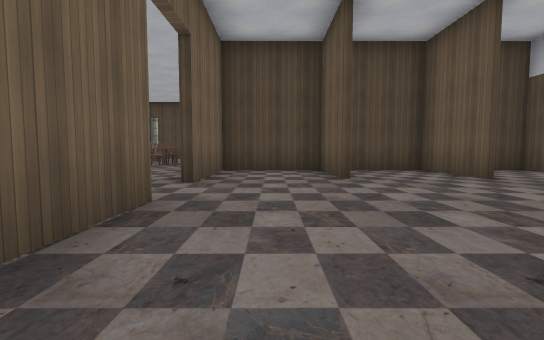
view 1 (above)

24 first-person views from a walk through a level from a Godot 3-D game. The camera is 1.2 m above the floor, tilts 4° down and sees 85° across. The floor is counted in squares, 2.4 m on a side. Each view is taken from the middle of a square. On the plan, view 1 faces up. The plan holds only what a view shows up to about 9 squares ahead; the rest is blank. The place goes on beyond the plan. Some surface patterns are stand-ins.

view 2
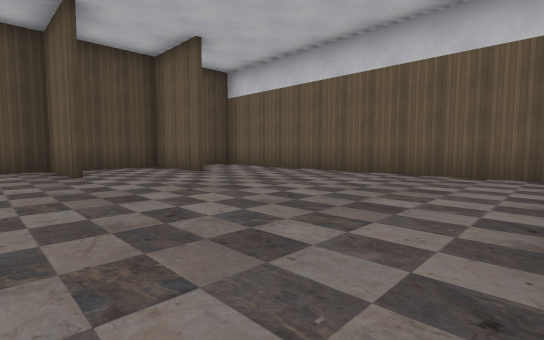

view 3
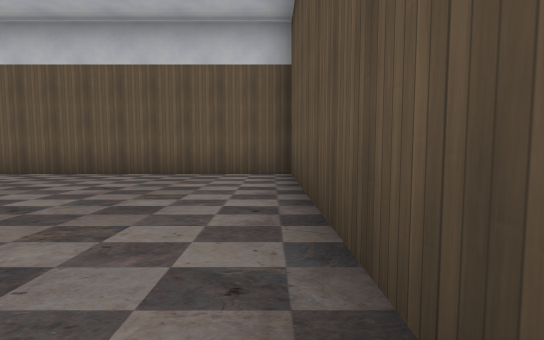

view 4
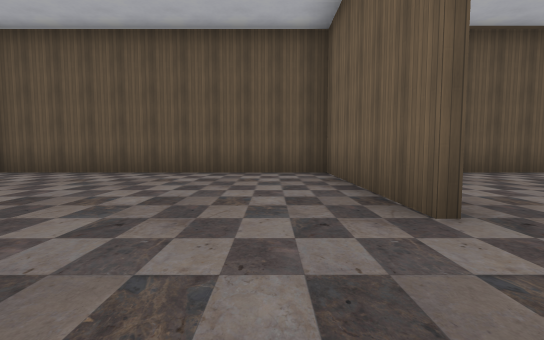

view 5
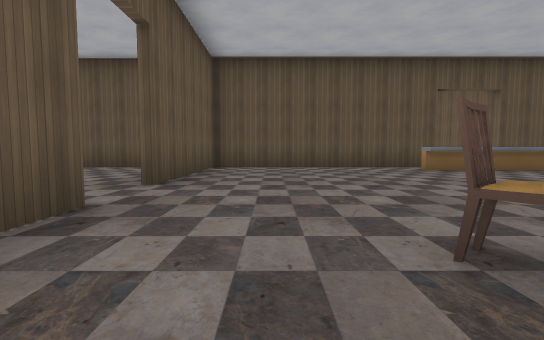

view 6
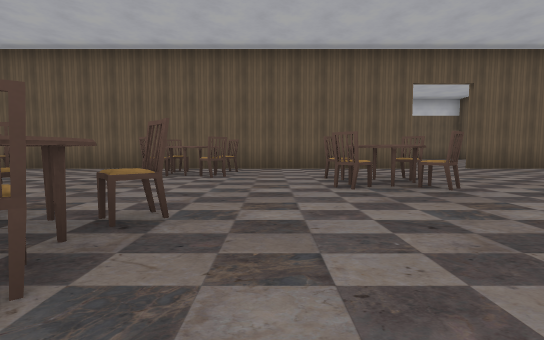

view 7
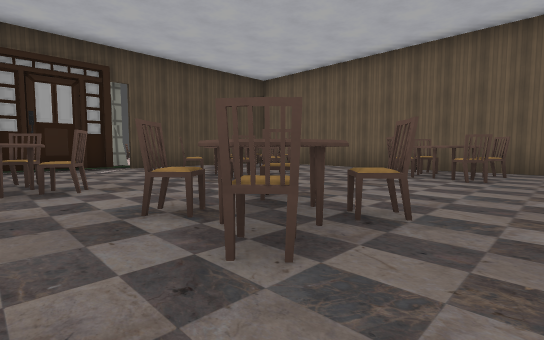

view 8
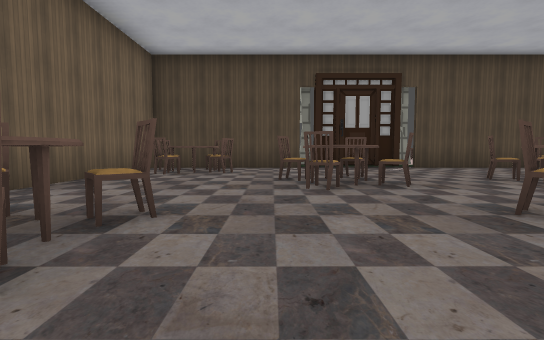

view 9
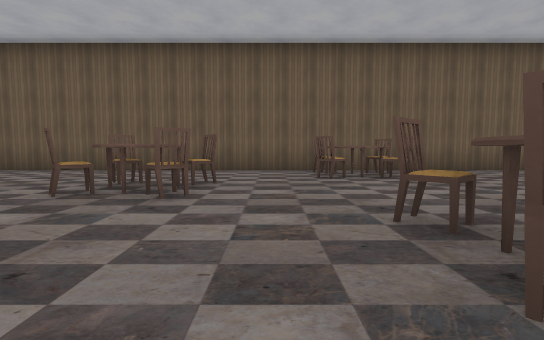

view 10
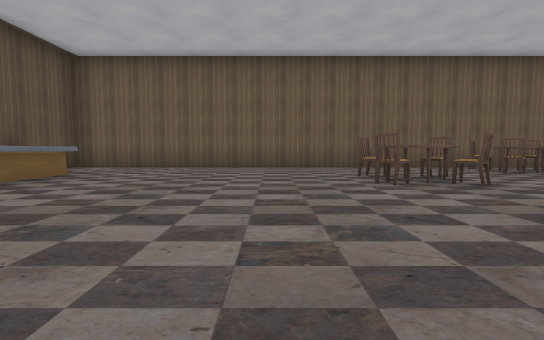

view 11
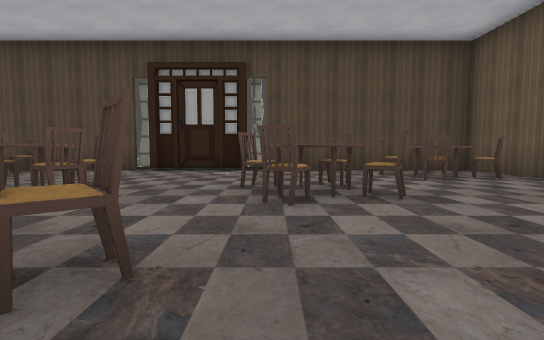

view 12
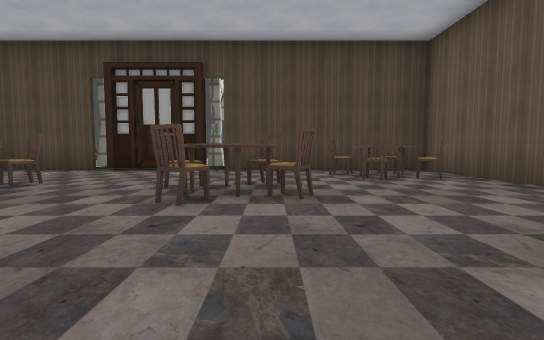

view 13
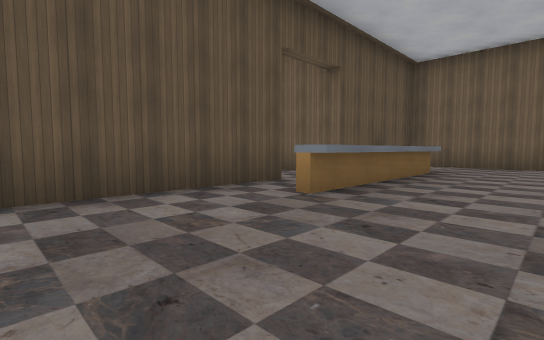

view 14
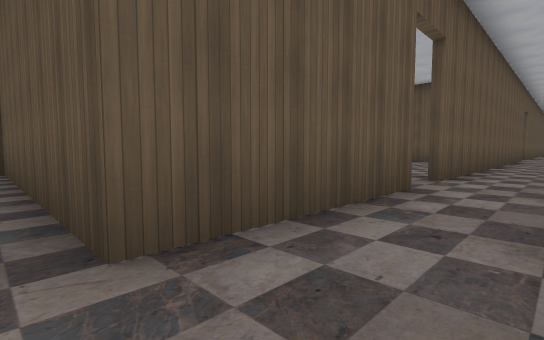

view 15
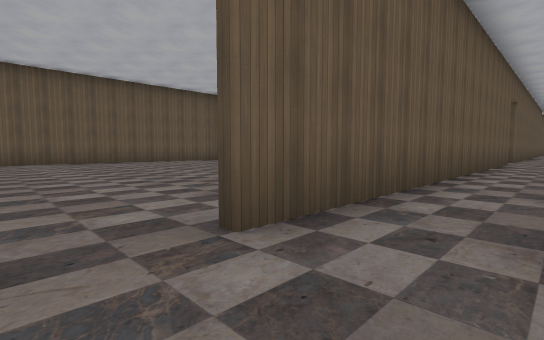

view 16
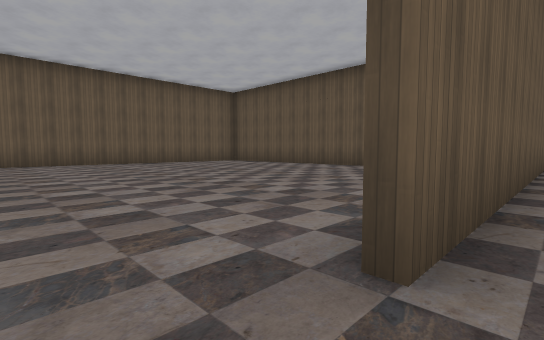

view 17
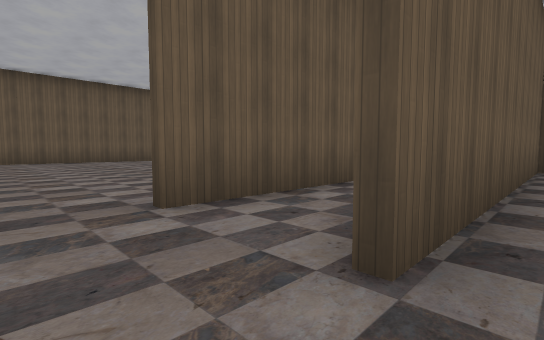

view 18
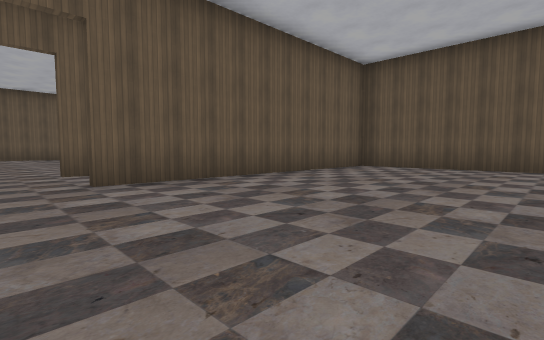

view 19
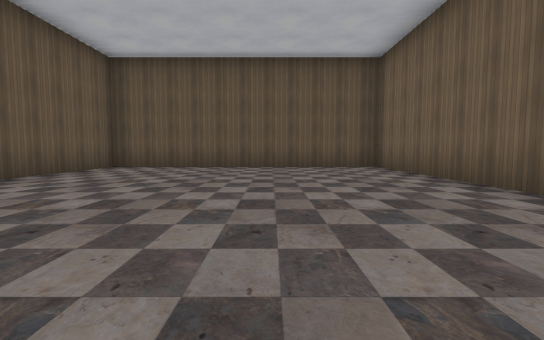

view 20
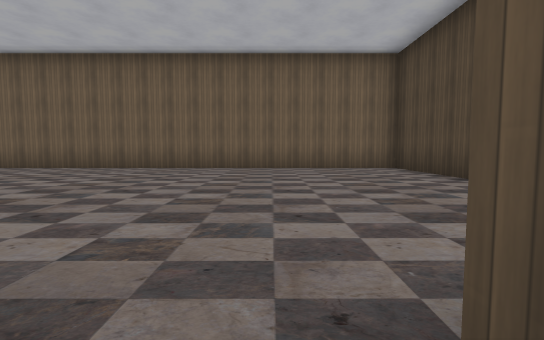

view 21
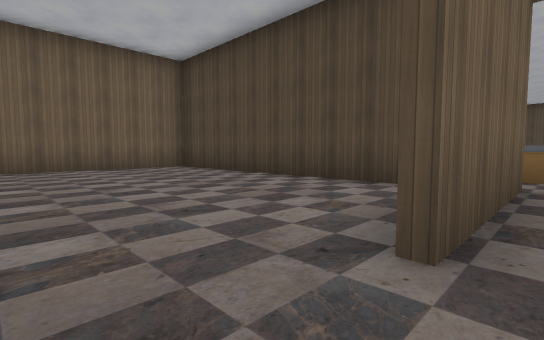

view 22
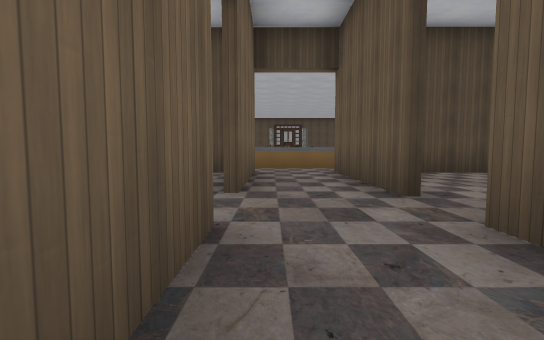

view 23
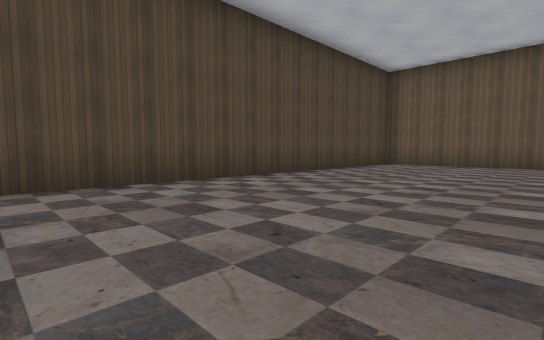

view 24
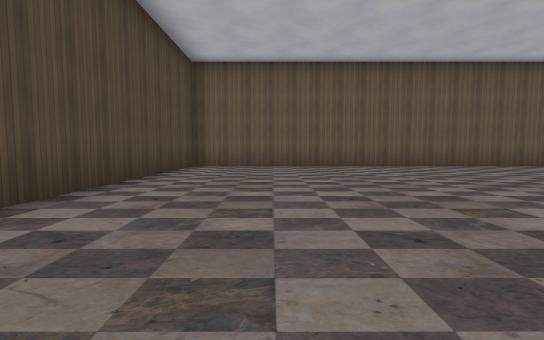

### Floor plan
Ten units are one square. View 1 is at (0, 0); x grows to the right and y downward. Boxes are objects, and circles mark ways between rooms. Rooms are numbered by the first view taken in them; rooms with no view inside come last. Other rooms are left out.
<svg viewBox="-175 -170 240 339">
<path fill="none" stroke="#000" d="M12 -50 12 -71 -12 -71 -12 -44M36 -49 36 -71 18 -71M-12 -30 -12 15M-9 14 60 14 60 -71 52 -71M-72 3 -95 3M-14 -44 -14 -160 -56 -160M-106 -2 -67 -2 -67 4M-106 0 -66 0M-110 -1 -105 -2M-110 1 -105 0M-14 15 -14 -30M-76 49 -76 14 -9 14M-65 -160 -86 -160M-94 60 -94 76M-94 -160 -132 -160 -132 14 -94 14 -94 48M-76 164 -76 60M-100 17 -170 17 -170 133 -96 133 -96 60M27 120 27 17 -69 17"/>
<rect x="-125" y="-95" width="10" height="10" fill="#bbb"><title>chair</title></rect>
<rect x="-125" y="-105" width="10" height="10" fill="#bbb"><title>chair</title></rect>
<rect x="-125" y="-145" width="10" height="10" fill="#bbb"><title>chair</title></rect>
<rect x="-125" y="-155" width="10" height="10" fill="#bbb"><title>other object</title></rect>
<rect x="-115" y="-95" width="10" height="10" fill="#bbb"><title>chair</title></rect>
<rect x="-115" y="-105" width="10" height="10" fill="#bbb"><title>chair</title></rect>
<rect x="-115" y="-145" width="10" height="10" fill="#bbb"><title>chair</title></rect>
<rect x="-115" y="-155" width="10" height="10" fill="#bbb"><title>chair</title></rect>
<rect x="-105" y="-65" width="10" height="10" fill="#bbb"><title>chair</title></rect>
<rect x="-105" y="-75" width="10" height="10" fill="#bbb"><title>chair</title></rect>
<rect x="-105" y="-135" width="10" height="10" fill="#bbb"><title>chair</title></rect>
<rect x="-95" y="-65" width="10" height="10" fill="#bbb"><title>chair</title></rect>
<rect x="-95" y="-75" width="10" height="10" fill="#bbb"><title>chair</title></rect>
<rect x="-95" y="-125" width="10" height="10" fill="#bbb"><title>chair</title></rect>
<rect x="-95" y="-135" width="10" height="10" fill="#bbb"><title>chair</title></rect>
<rect x="-95" y="-165" width="10" height="10" fill="#bbb"><title>streetlight</title></rect>
<rect x="-85" y="-95" width="10" height="10" fill="#bbb"><title>chair</title></rect>
<rect x="-85" y="-105" width="10" height="10" fill="#bbb"><title>chair</title></rect>
<rect x="-85" y="-125" width="10" height="10" fill="#bbb"><title>chair</title></rect>
<rect x="-75" y="-95" width="10" height="10" fill="#bbb"><title>chair</title></rect>
<rect x="-75" y="-105" width="10" height="10" fill="#bbb"><title>chair</title></rect>
<rect x="-65" y="-125" width="10" height="10" fill="#bbb"><title>chair</title></rect>
<rect x="-65" y="-135" width="10" height="10" fill="#bbb"><title>chair</title></rect>
<rect x="-65" y="-165" width="10" height="10" fill="#bbb"><title>streetlight</title></rect>
<rect x="-55" y="-65" width="10" height="10" fill="#bbb"><title>chair</title></rect>
<rect x="-55" y="-75" width="10" height="10" fill="#bbb"><title>chair</title></rect>
<rect x="-55" y="-125" width="10" height="10" fill="#bbb"><title>chair</title></rect>
<rect x="-55" y="-135" width="10" height="10" fill="#bbb"><title>chair</title></rect>
<rect x="-45" y="-65" width="10" height="10" fill="#bbb"><title>chair</title></rect>
<rect x="-45" y="-75" width="10" height="10" fill="#bbb"><title>chair</title></rect>
<rect x="-45" y="-155" width="10" height="10" fill="#bbb"><title>chair</title></rect>
<rect x="-35" y="-95" width="10" height="10" fill="#bbb"><title>chair</title></rect>
<rect x="-35" y="-105" width="10" height="10" fill="#bbb"><title>chair</title></rect>
<rect x="-35" y="-145" width="10" height="10" fill="#bbb"><title>chair</title></rect>
<rect x="-35" y="-155" width="20" height="10" fill="#bbb"><title>chair</title></rect>
<rect x="-25" y="-105" width="10" height="10" fill="#bbb"><title>chair</title></rect>
<rect x="-25" y="-145" width="10" height="10" fill="#bbb"><title>chair</title></rect>
<circle cx="-10" cy="-35" r="3" fill="#2a7"/>
<circle cx="-100" cy="55" r="3" fill="#2a7"/>
<circle cx="-80" cy="55" r="3" fill="#2a7"/>
<text x="20" y="-20">1</text>
<text x="-70" y="-50">2</text>
<text x="-130" y="80">3</text>
<text x="-30" y="70">4</text>
</svg>
Room 1 opens to room 2. Room 2 opens to room 3. Room 2 opens to room 4.

Where each view was taken, in squares from view 1:
view 1: 0 up, 0 right, facing up
view 2: 1 down, 0 right, facing up-right
view 3: 1 down, 0 right, facing right
view 4: 5 up, 0 right, facing down
view 5: 7 up, 3 left, facing down
view 6: 8 up, 9 left, facing right
view 7: 8 up, 9 left, facing up-right
view 8: 8 up, 10 left, facing up
view 9: 8 up, 6 left, facing left
view 10: 4 up, 5 left, facing left
view 11: 9 up, 6 left, facing up
view 12: 9 up, 5 left, facing up
view 13: 2 up, 4 left, facing down-left
view 14: 1 down, 9 left, facing down-right
view 15: 5 down, 9 left, facing down-right
view 16: 5 down, 8 left, facing down-right
view 17: 5 down, 10 left, facing down-right
view 18: 5 down, 14 left, facing down-right
view 19: 5 down, 14 left, facing down
view 20: 5 down, 9 left, facing left
view 21: 6 down, 9 left, facing up-left
view 22: 8 down, 9 left, facing up
view 23: 6 down, 7 left, facing up-right
view 24: 4 down, 6 left, facing right
